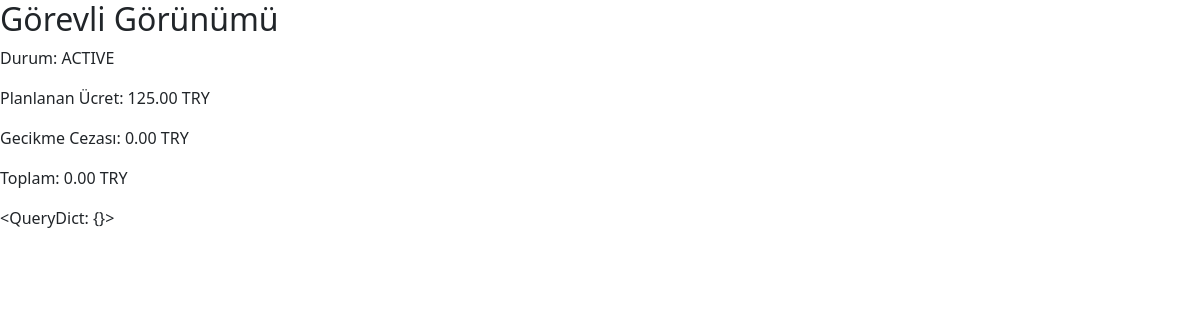
Page /staff/booking/8/ (signed in) on the committed database.
### apps/core/models.py (models this page shows, shortened)
class Booking(models.Model):
    class Status(models.TextChoices):
        PENDING = "PENDING", "Pending"
        CONFIRMED = "CONFIRMED", "Confirmed"
        ACTIVE = "ACTIVE", "Active"
        RETURNED = "RETURNED", "Returned"
        CANCELED = "CANCELED", "Canceled"
    user = models.ForeignKey(settings.AUTH_USER_MODEL, on_delete=models.PROTECT, related_name="bookings")
    station = models.ForeignKey(Station, on_delete=models.PROTECT, related_name="bookings")
    bike = models.ForeignKey(Bike, on_delete=models.PROTECT, related_name="bookings", null=True, blank=True)
    pricing = models.ForeignKey(PricingPlan, on_delete=models.PROTECT)
    start_at = models.DateTimeField()
    end_at = models.DateTimeField()
    actual_return_at_user = models.DateTimeField(null=True, blank=True)
    actual_return_at = models.DateTimeField(null=True, blank=True)
    status = models.CharField(max_length=20, choices=Status.choices, default=Status.PENDING)
    planned_price = models.DecimalField(max_digits=10, decimal_places=2, default=0)
    penalty_amount = models.DecimalField(max_digits=10, decimal_places=2, default=0)
    total_price = models.DecimalField(max_digits=10, decimal_places=2, default=0)
    created_at = models.DateTimeField(auto_now_add=True)

class PricingPlan(models.Model):
    name = models.CharField(max_length=80, default="Default")
    currency = models.CharField(max_length=8, default="TRY")
    base_rate_per_min = models.DecimalField(max_digits=8, decimal_places=2)       # planlanan süre
    overtime_rate_per_min = models.DecimalField(max_digits=8, decimal_places=2)   # gecikme

### apps/core/views.py (the view)
# urls.py: path("staff/booking/<int:booking_id>/", views.staff_booking_view, name="staff_booking_view"),
@user_passes_test(is_staff)
def staff_booking_view(request, booking_id):
    booking = get_object_or_404(Booking, id=booking_id)
    return render(request, "core/staff_booking_view.html", {"booking": booking})

### apps/core/views.py (called while the page is built)
def is_staff(user):
    return user.is_staff

### apps/core/templates/core/staff_booking_view.html (shortened to what this page needs)
<h2>Görevli Görünümü</h2>
<p>Durum: {{ booking.status }}</p>
<p>Planlanan Ücret: {{ booking.planned_price }} {{ booking.pricing.currency }}</p>
<p>Gecikme Cezası: {{ booking.penalty_amount }} {{ booking.pricing.currency }}</p>
<p>Toplam: {{ booking.total_price }} {{ booking.pricing.currency }}</p>
<p>{{ request.GET }}</p>
<div aria-live="polite" aria-atomic="true"
     class="position-fixed top-0 end-0 p-3"
     style="z-index: 1060;">
</div>
<link href="https://cdn.jsdelivr.net/npm/bootstrap@5.3.3/dist/css/bootstrap.min.css" rel="stylesheet">

### rows in the picture
Booking: status "ACTIVE", planned_price "125.00", pricing.currency "TRY", penalty_amount "0.00", total_price "0.00"

### other values in the picture
{{ request.GET }} "<QueryDict: {}>"
